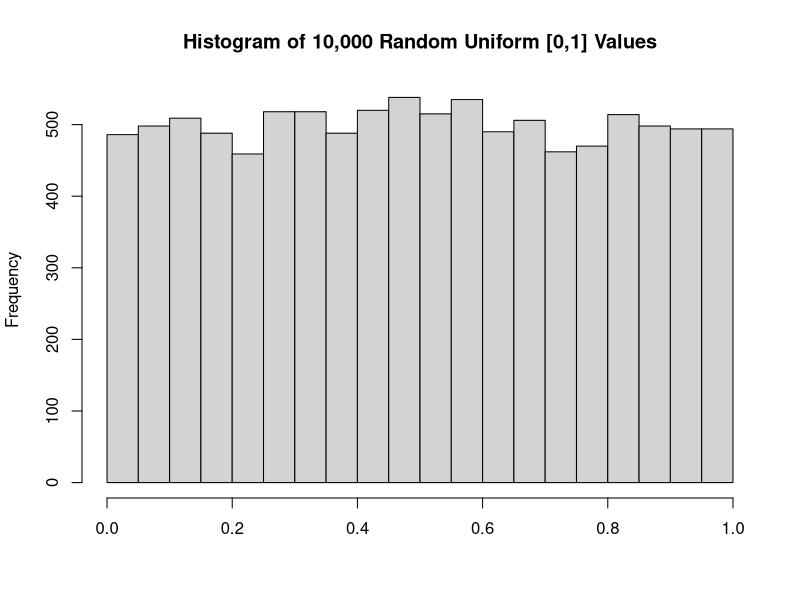
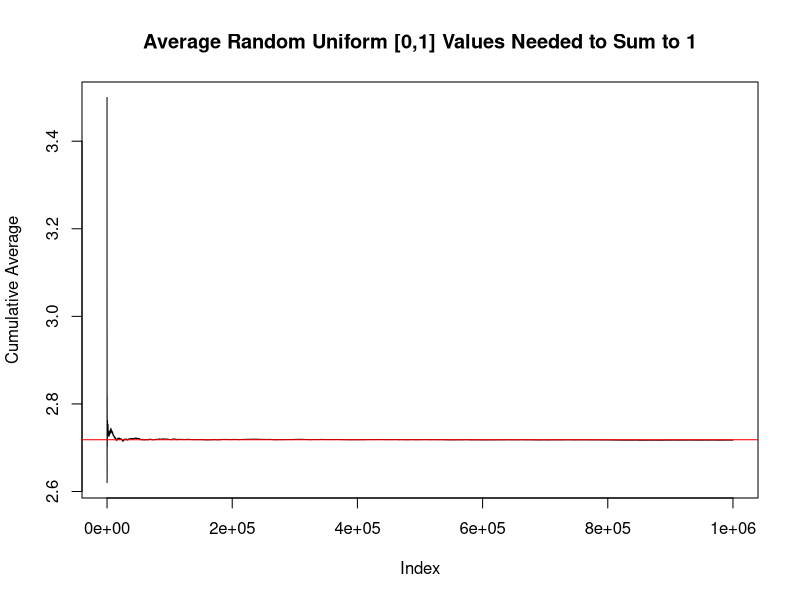
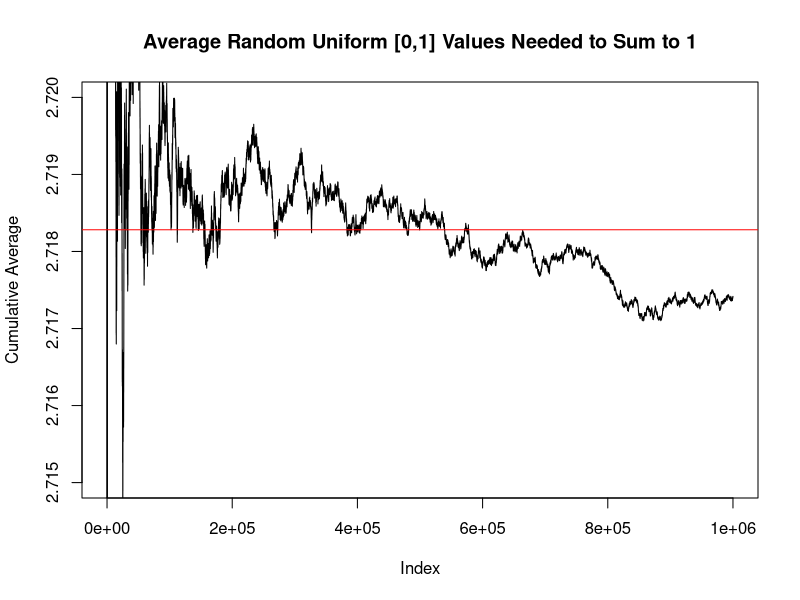

Here is the R script that generated these plots, in order:
## ---- chunk 1
knitr::opts_chunk$set(collapse = TRUE)
## ---- chunk 2
set.seed(1001)
runif(n = 1,min = 0,max = 1)
## ---- chunk 3
hist(runif(10000), main = "Histogram of 10,000 Random Uniform [0,1] Values",xlab="")
## ---- chunk 4
summedValue = 0
steps = 0
while(summedValue < 1){
  summedValue = summedValue + runif(1)
  steps = steps+1
}
cat("Total Summed Value:",summedValue,"\n")
cat("It took ",steps," step",ifelse(steps==1,"","s")," to get there\n",sep="")
## ---- chunk 5
countUnif = function(){
  summedValue = 0
  steps = 0
  while(summedValue < 1){
    summedValue = summedValue+runif(1)
    steps = steps+1
  }
  return(steps)
}

countUnif()
## ---- chunk 6
results = replicate(1000000,countUnif())
cat("Average values required from simulation:",mean(results),"\n")
cat("Average values required from math      :",exp(1),"\n")
## ---- chunk 7
cumulativeAverage = cumsum(results)/(1:1000000)
## ---- chunk 8
plot(cumulativeAverage,type='l',main='Average Random Uniform [0,1] Values Needed to Sum to 1',ylab='Cumulative Average')
abline(h=exp(1),col='red')
## ---- chunk 9
plot(cumulativeAverage,type='l',main='Average Random Uniform [0,1] Values Needed to Sum to 1',ylab='Cumulative Average',ylim=c(2.715,2.72))
abline(h=exp(1),col='red')
